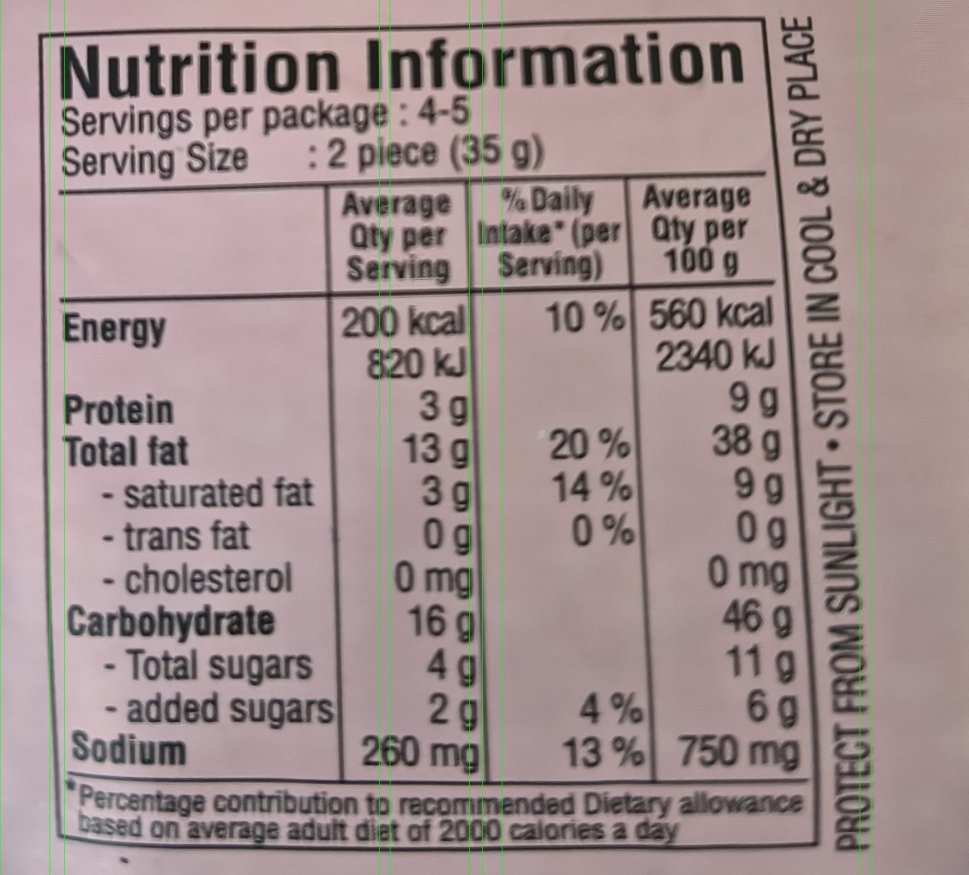
#> input picture debug_table_detection.jpg, 4842 x 4372 px (shown at 1/5 size)
$ python -i preprocess.py   (imports and definitions only)
#> lines starting #> are read from the running program, lines starting #| are printed output that depends on the picture; after the words box and inside, x2 and y2 are one past the last pixel; in counts of white or black regions, pixels touching at a corner belong together
#> further down, picture is the input picture: shape (4372, 4842, 3); mean B, G, R 140.4, 140.6, 158.4
# services/ocr/preprocess.py

import cv2
import numpy as np
from .config import RESIZE_SCALE, MAX_IMAGE_DIM

# [70 lines left out: functions decode_image, resize_image, preprocess_methods, not called in this run]

def detect_table_and_split(img):
    """Detect if image has a table and split into columns"""
    if len(img.shape) == 3:
        gray = cv2.cvtColor(img, cv2.COLOR_BGR2GRAY)
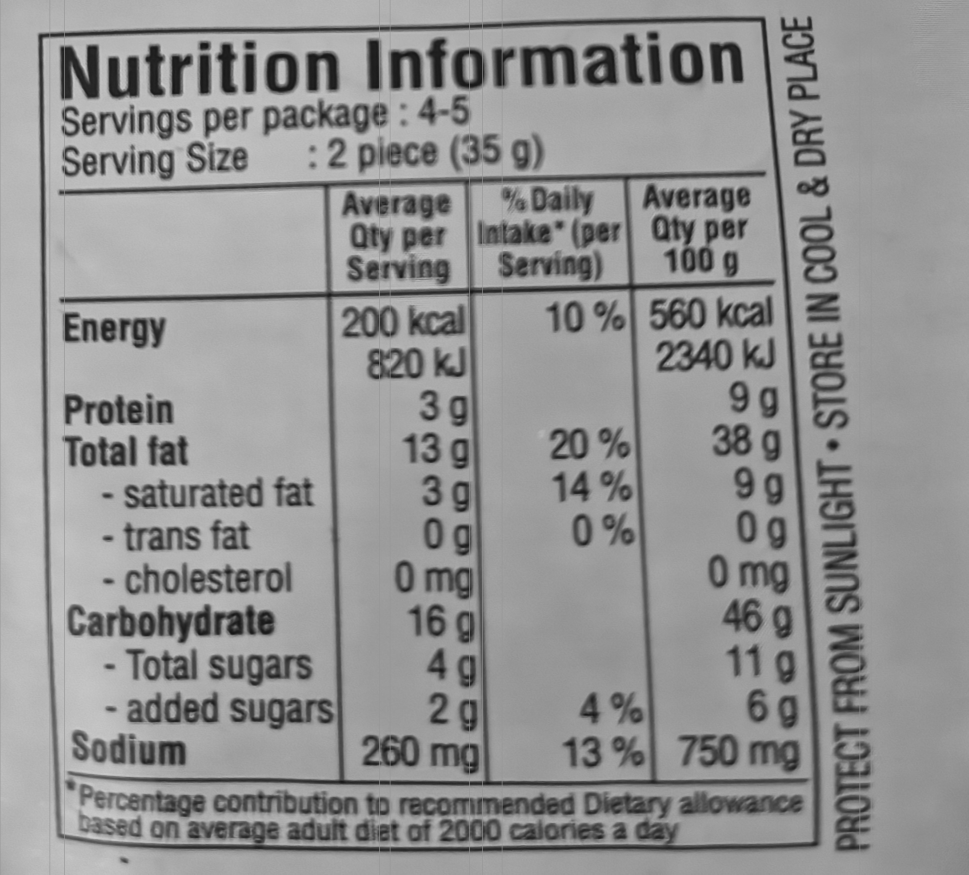
#> gray: shape (4372, 4842) (shown at 1/5 size); min 18, max 214, mean 145.9
    else:
        gray = img.copy()

    # Detect vertical lines
    edges = cv2.Canny(gray, 50, 150)
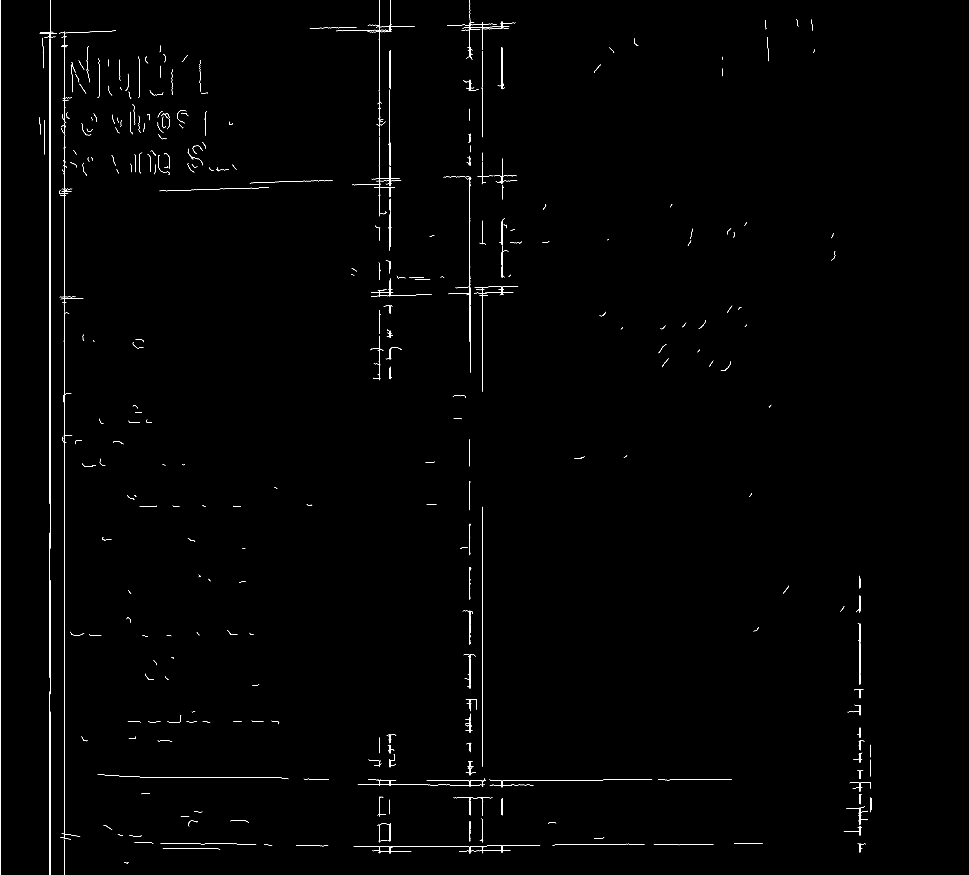
#> edges: shape (4372, 4842) (shown at 1/5 size); 0.33% white in thin lines or dots, all inside (x1, y1, x2, y2) = (1, 0, 4358, 4372)
    vertical_kernel = cv2.getStructuringElement(cv2.MORPH_RECT, (1, 40))
    vertical_lines = cv2.morphologyEx(edges, cv2.MORPH_OPEN, vertical_kernel)
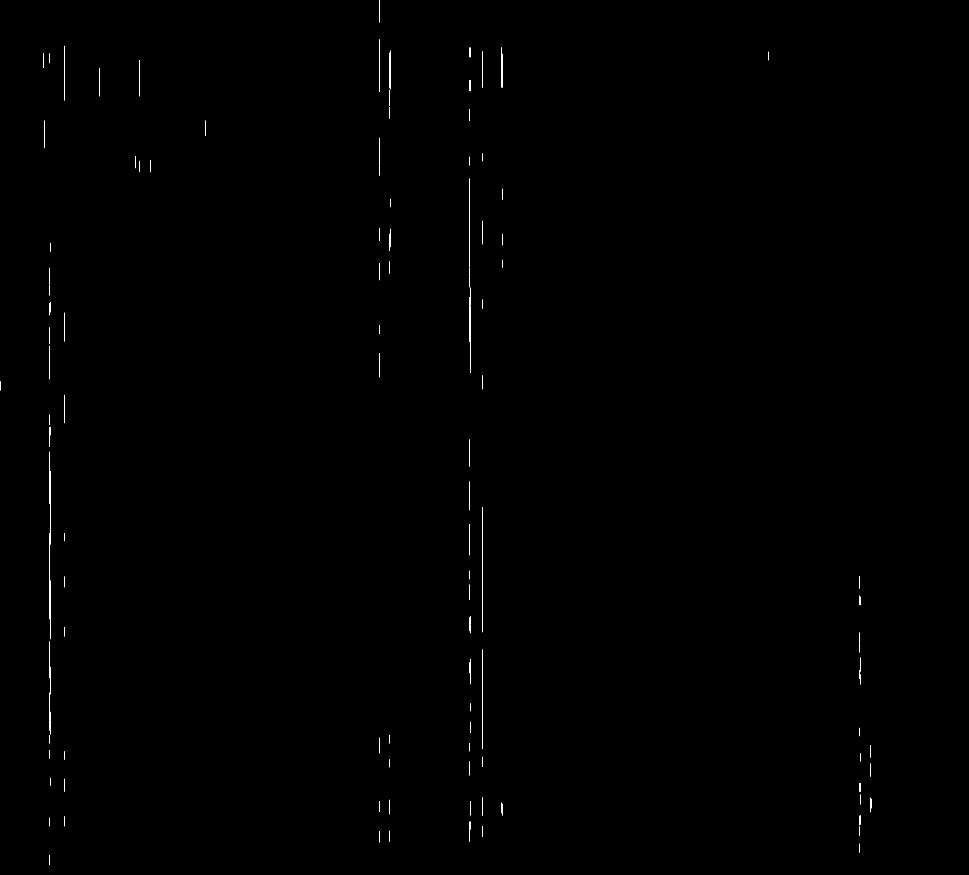
#> vertical_lines: shape (4372, 4842) (shown at 1/5 size); 0.07% white in thin lines or dots, all inside (x1, y1, x2, y2) = (2, 0, 4357, 4325)

    contours, _ = cv2.findContours(vertical_lines, cv2.RETR_EXTERNAL, cv2.CHAIN_APPROX_SIMPLE)
#> contours = 157 contours, all with area under 20

    if len(contours) >= 2:
        x_positions = []
        for c in contours:
            x, y, w, h = cv2.boundingRect(c)
            if w < 10:
                x_positions.append(x + w//2)
#> this loop made 157 passes
#> (c, x, y, h) on passes 1 to 3: ([[247, 4275], [247, 4324]], 247, 4275, 50), ([[4297, 4218], [4297, 4263]], 4297, 4218, 46), ([[1899, 4155], [1899, 4212]], 1899, 4155, 58)
#> after the loop, x_positions = 157 values, max 4356 at index 20, min 2 at index 89, mean 1971.2

        if len(x_positions) >= 2:
            x_positions.sort()
            images = []
            prev = 0
            for x in x_positions:
                if x - prev > 100:
                    images.append(gray[:, prev:x])
                prev = x
#> this loop made 157 passes
#> (x, prev) on passes 1 to 3: (2, 2), (217, 217), (222, 222)
#> after the loop, images = 8 items
            images.append(gray[:, prev:])
            return images

    return None

# [5 lines left out: function preprocess_with_table, not called in this run]

>>> import cv2
>>> picture = cv2.imread('../../debug_table_detection.jpg')
>>> result = detect_table_and_split(picture)
#> result = 9 items
